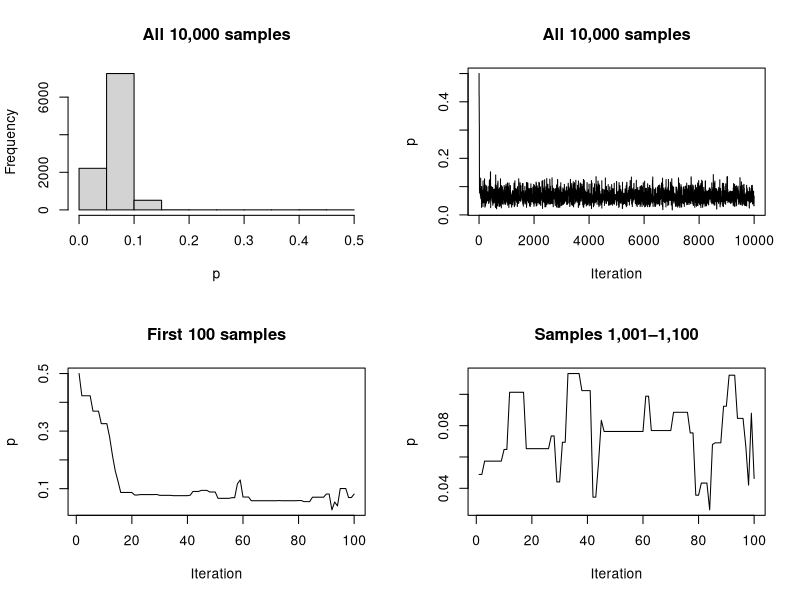
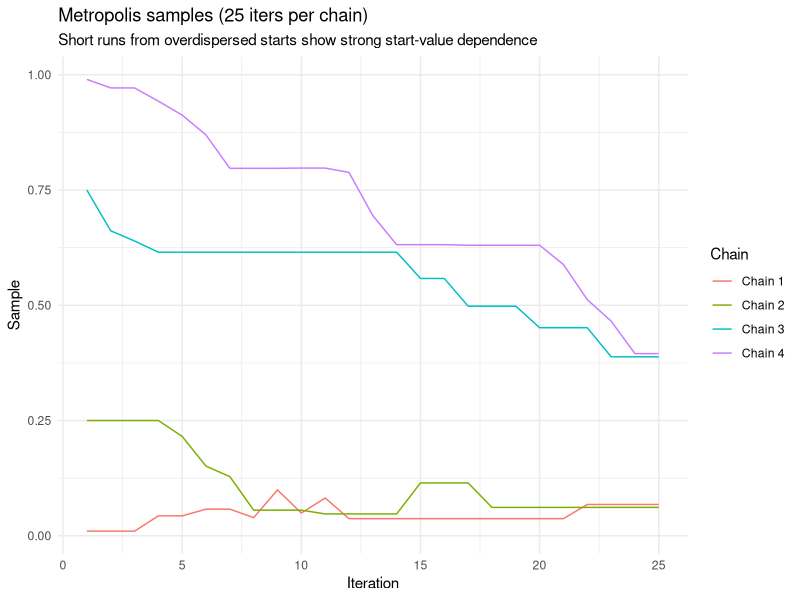
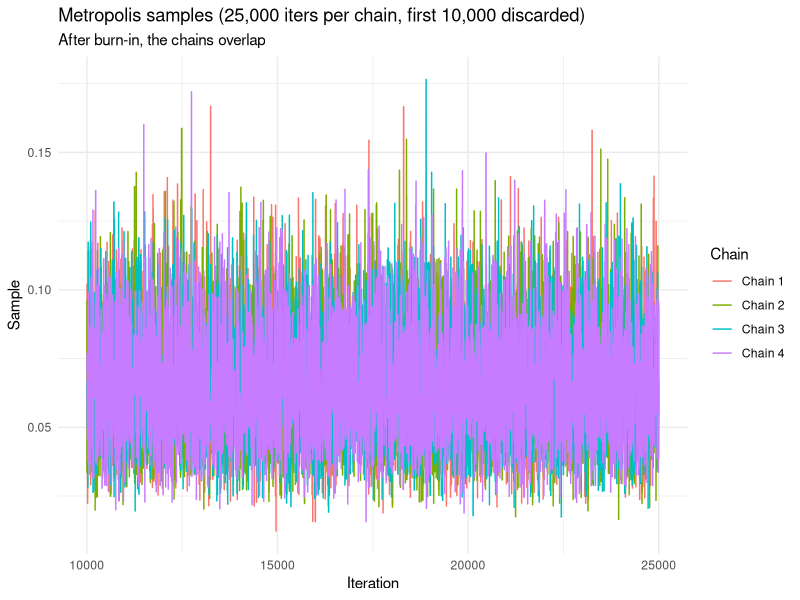

These charts were generated, in order, by the following R code: (Note: this script raises an error after producing the figures.)
# Illustrating the Metropolis algorithm with a beta(11, 157) posterior

# ---- setup ----

# nice printing
options(digits = 3)

# load packages
library(tidyverse)
library(posterior)
library(foreach)
library(doParallel)
library(scales)
library(prettyunits)

# set seed
set.seed(1234)

# ---- metropolis ----

# create function
metrop <- function(logf, theta_start, S = 10000, tau = 0.1, progress_bar = FALSE, ...) {
  # record start time
  start_time <- Sys.time()

  # initialize matrix of samples with starting values
  k <- length(theta_start)
  samples <- matrix(NA_real_, nrow = S, ncol = k)
  samples[1, ] <- theta_start
  n_accepted <- 0

  # optionally initialize progress bar
  if (progress_bar) {
    pb <- txtProgressBar(min = 0, max = S, style = 3)
  }

  # proceed with algorithm
  for (s in 2:S) {
    # extract current location
    current <- samples[s - 1, ]

    # generate symmetric random-walk proposal
    proposed_move <- runif(k, -tau, tau)
    proposal <- current + proposed_move

    # acceptance step
    delta  <- logf(proposal, ...) - logf(current, ...)
    if (delta > 0) {
      accept <- TRUE
    } else {
      accept <- (log(runif(1)) <= delta)
    }

    # update samples
    if (accept) {
      samples[s, ] <- proposal
      n_accepted <- n_accepted + 1
    } else {
      samples[s, ] <- current
    }

    # update progress bar occasionally
    if (progress_bar && (s %% (S / 100) == 0 || s == S)) {
      setTxtProgressBar(pb, s)
    }
  }

  # close progress bar if used
  if (progress_bar) close(pb)

  # print summary report
  message(
    paste0(
      "💪 Successfully generated ", scales::comma(S), " dependent samples! 🎉\n\n",
      "✅ Accepted moves: ", scales::comma(n_accepted), "\n",
      "﹪ Acceptance rate: ", scales::percent(n_accepted / (S - 1), accuracy = 1),
      " (tune tau so that acceptance rate is about 20%-50%).\n",
      "⏰ Total time: ", prettyunits::pretty_dt(Sys.time() - start_time),  "\n",
      "🧠 Reminder: if a proposal is not accepted, the previous sample is reused. This makes the samples dependent on starting values and each other. Discard initial samples, use R-hat to assess convergence, and use ESS to assess effective sample size."
    )
  )

  list(
    prop_accepted = n_accepted / (S - 1),
    samples = samples
  )
}

# ---- beta(11, 157) posterior -----

# prior beta(3, 15); k = 8 successes of N = 150 trials
# posterior: beta(3 + 8, 15 + 150 - 8) = beta(11, 157)

# log-posterior distribution
logf <- function(p) {
  ifelse(p <= 0 | p >= 1, -Inf, dbeta(p, 11, 157, log = TRUE))
}

# run metrop
m <- metrop(
  logf,
  theta_start = 0.5,
  S = 10000,
  tau = 0.1,
  progress_bar = TRUE)

# closed-form vs simulation mean
11 / (11 + 157)
mean(m$samples)

# ---- plotting the samples ----

par(mfrow = c(2, 2))
hist(m$samples, main = "All 10,000 samples", xlab = "p")
plot(m$samples, type = "l", main = "All 10,000 samples", ylab = "p", xlab = "Iteration")
plot(m$samples[1:100], type = "l", main = "First 100 samples", ylab = "p", xlab = "Iteration")
plot(m$samples[1001:1100], type = "l", main = "Samples 1,001–1,100", ylab = "p", xlab = "Iteration")

# ---- burn-in ----

# discard early samples that depend on starting value
mean(m$samples[5001:10000, 1])

# ---- rhat; short run ----

# 25 iterations
m1 <- metrop(logf, theta_start = 0.01, S = 25)
m2 <- metrop(logf, theta_start = 0.25, S = 25)
m3 <- metrop(logf, theta_start = 0.75, S = 25)
m4 <- metrop(logf, theta_start = 0.99, S = 25)

# combine samples
matrix_of_chains <- cbind(
  m1$samples[, 1],
  m2$samples[, 1],
  m3$samples[, 1],
  m4$samples[, 1]
)

# compute R-hat
posterior::rhat(matrix_of_chains)

# plot chains
colnames(matrix_of_chains) <- paste("Chain", 1:ncol(matrix_of_chains))
gg_df <- matrix_of_chains |>
  as_tibble() |>
  mutate(Iteration = 1:n()) |>
  pivot_longer(cols = `Chain 1`:`Chain 4`, names_to = "Chain", values_to = "Sample") |>
  separate(Chain, into = c("tmp", "Chain Number"), remove = FALSE) |>
  mutate(`Chain Number` = as.numeric(`Chain Number`),
         Chain = reorder(Chain, `Chain Number`, ordered = TRUE))
ggplot(gg_df, aes(x = Iteration, y = Sample, group = Chain, color = Chain)) +
  geom_line() +
  labs(title = "Metropolis samples (25 iters per chain)",
       subtitle = "Short runs from overdispersed starts show strong start-value dependence") +
  theme_minimal()


# ---- rhat; long run ----

# 25k iterations
m1 <- metrop(logf, theta_start = 0.01, S = 25000)
m2 <- metrop(logf, theta_start = 0.25, S = 25000)
m3 <- metrop(logf, theta_start = 0.75, S = 25000)
m4 <- metrop(logf, theta_start = 0.99, S = 25000)

# combine samples; discard the first 10,000 of each chain as burn-in
long_chains <- cbind(
  m1$samples[10001:25000, 1],
  m2$samples[10001:25000, 1],
  m3$samples[10001:25000, 1],
  m4$samples[10001:25000, 1]
)

# compute R-hat
posterior::rhat(long_chains)

# plot chains
colnames(long_chains) <- paste("Chain", 1:ncol(long_chains))
gg_df <- long_chains |>
  as_tibble() |>
  mutate(Iteration = 10000 + 1:n()) |>
  pivot_longer(cols = `Chain 1`:`Chain 4`, names_to = "Chain", values_to = "Sample") |>
  separate(Chain, into = c("tmp", "Chain Number"), remove = FALSE) |>
  mutate(`Chain Number` = as.numeric(`Chain Number`),
         Chain = reorder(Chain, `Chain Number`, ordered = TRUE))
ggplot(gg_df, aes(x = Iteration, y = Sample, group = Chain, color = Chain)) +
  geom_line() +
  labs(title = "Metropolis samples (25,000 iters per chain, first 10,000 discarded)",
       subtitle = "After burn-in, the chains overlap") +
  theme_minimal()

# ---- parallel computation ----

# number of cores
parallel::detectCores(logical = FALSE)

# set up one core per chain, but no more than the machine has
n_cores <- min(10, parallel::detectCores(logical = FALSE))
cl <- makeCluster(n_cores)
registerDoParallel(cl)

# run 10 chains in parallel
starting_values <- seq(0.05, 0.95, length.out = 10)
matrix_of_chains <- foreach(s = starting_values, .combine = cbind) %dopar% {
  m <- metrop(logf, theta_start = s, S = 250)
  m$samples
}
stopCluster(cl)

# plot chains
colnames(matrix_of_chains) <- paste("Chain", 1:ncol(matrix_of_chains))
gg_df <- matrix_of_chains |>
  as_tibble() |>
  mutate(Iteration = 1:n()) |>
  pivot_longer(cols = `Chain 1`:`Chain 10`, names_to = "Chain", values_to = "Sample") |>
  separate(Chain, into = c("tmp", "Chain Number"), remove = FALSE) |>
  mutate(`Chain Number` = as.numeric(`Chain Number`),
         Chain = reorder(Chain, `Chain Number`, ordered = TRUE))
ggplot(gg_df, aes(x = Iteration, y = Sample, group = Chain, color = Chain)) +
  geom_line() +
  labs(title = "Metropolis samples (250 iters per chain)",
       subtitle = "Short runs from overdispersed starts show strong start-value dependence") +
  theme_minimal()

# ---- ess ----

# use the long run after burn-in; ESS is not meaningful until the chains converge
dim(long_chains)  # rows = iterations, cols = chains
posterior::ess_bulk(long_chains)
posterior::ess_tail(long_chains)

# ---- developing our tuning intuition ----
m1 <- metrop(logf, theta_start = 0.99, S = 1000, tau = 0.1)
m2 <- metrop(logf, theta_start = 0.99, S = 1000, tau = 0.01)
m3 <- metrop(logf, theta_start = 0.99, S = 1000, tau = 0.001)
m4 <- metrop(logf, theta_start = 0.99, S = 1000, tau = 3)

par(mfrow = c(2, 2))
plot(m1$samples, type = "l", main = "tau = 0.1 (nice)", ylim = c(0, 1), ylab = "p", xlab = "iter")
plot(m2$samples, type = "l", main = "tau = 0.01 (accept too often)", ylim = c(0, 1), ylab = "p", xlab = "iter")
plot(m3$samples, type = "l", main = "tau = 0.001 (way too small)", ylim = c(0, 1), ylab = "p", xlab = "iter")
plot(m4$samples, type = "l", main = "tau = 3 (accept too rarely)", ylim = c(0, 1), ylab = "p", xlab = "iter")
